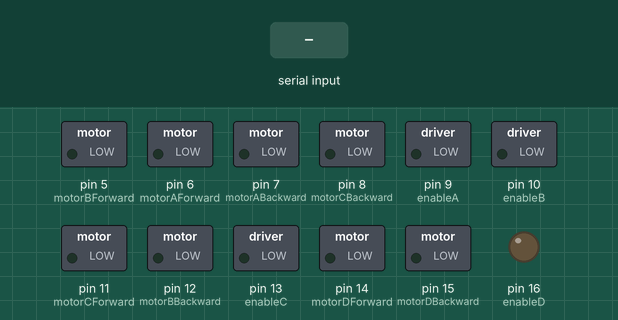
Simulated run of this sketch. Board: Arduino Uno, built with avr-gcc and run on an emulated ATmega328P. Parts: switched loads named in the sketch (green lamp = pin HIGH), output pins drawn as LEDs (lit = HIGH). Inputs (shaded band) come from the test bench.

Above: at 1.2 s.
1.3 s: "F" received over Serial
At 2.5 s:
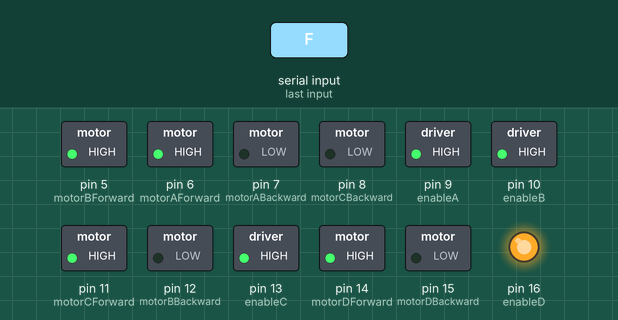
2.8 s: "B" received over Serial
At 3.9 s:
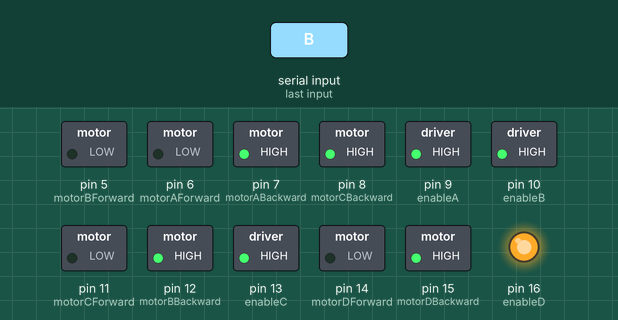
4.3 s: "L" received over Serial
At 5.1 s:
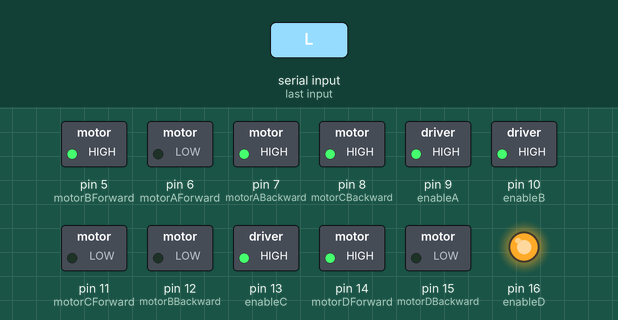
5.8 s: "R" received over Serial
At 6.4 s:
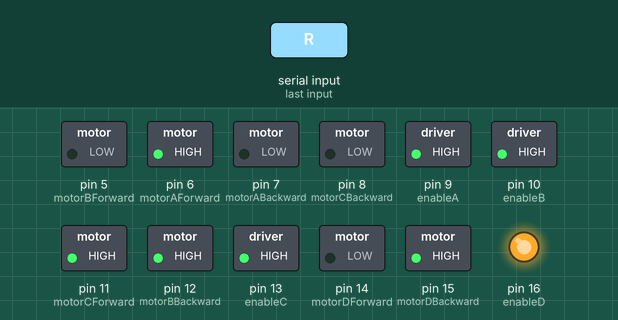
7.3 s: "1" received over Serial
At 7.6 s:
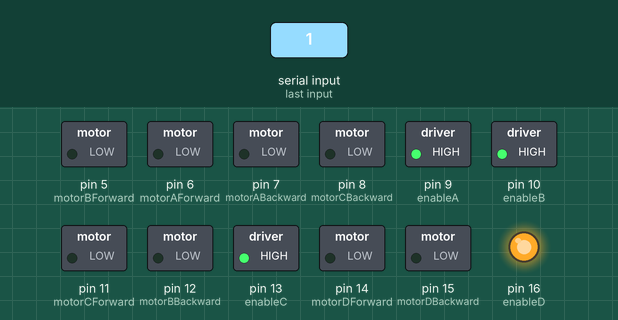
Timing chart, 0 to 9.8 s (numbered marks = the images above; inputs shaded):
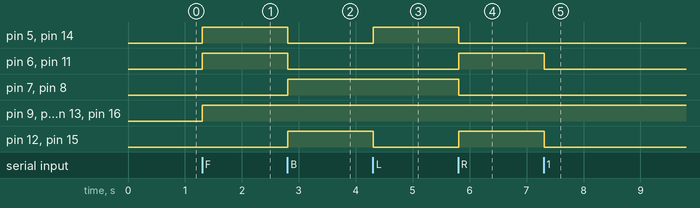

The sketch:

car_bl.ino
```cpp
char cmd; // The Bluetooth Command

// تعريف الأرجل الخاصة بالمحرك الأول (Motor A)
const int motorAForward = 6;  // IN1
const int motorABackward = 7; // IN2
const int enableA = 9;        // ENA (PWM)

// تعريف الأرجل الخاصة بالمحرك الثاني (Motor B)
const int motorBForward = 5;  // IN3
const int motorBBackward = 12; // IN4
const int enableB = 10;       // ENB (PWM)

// تعريف الأرجل الخاصة بالمحرك الثالث (Motor C)
const int motorCForward = 11;  // IN5
const int motorCBackward = 8;  // IN6
const int enableC = 13;        // ENC (PWM)

// تعريف الأرجل الخاصة بالمحرك الرابع (Motor D)
const int motorDForward = 14;  // IN7
const int motorDBackward = 15; // IN8
const int enableD = 16;        // END (PWM)

void setup() {
  // إعداد الأرجل الخاصة بالمحركات
  pinMode(motorAForward, OUTPUT);
  pinMode(motorABackward, OUTPUT);
  pinMode(enableA, OUTPUT);

  pinMode(motorBForward, OUTPUT);
  pinMode(motorBBackward, OUTPUT);
  pinMode(enableB, OUTPUT);

  pinMode(motorCForward, OUTPUT);
  pinMode(motorCBackward, OUTPUT);
  pinMode(enableC, OUTPUT);

  pinMode(motorDForward, OUTPUT);
  pinMode(motorDBackward, OUTPUT);
  pinMode(enableD, OUTPUT);

  // إعداد التواصل التسلسلي مع البلوتوث
  Serial.begin(9600);  // سرعة الاتصال 9600 baud
}

void loop() {
  // التحقق إذا كان هناك بيانات متاحة من البلوتوث
  if (Serial.available()) {
    cmd = Serial.read(); // قراءة الأمر المرسل عبر البلوتوث
  }

  // إذا كان الأمر هو "F"، تشغيل جميع المحركات للأمام بسرعة ثابتة 100%
  if (cmd == 'F') {
    analogWrite(enableA, 255); // سرعة 100% (أقصى سرعة)
    analogWrite(enableB, 255); // سرعة 100% (أقصى سرعة)
    analogWrite(enableC, 255); // سرعة 100% (أقصى سرعة)
    analogWrite(enableD, 255); // سرعة 100% (أقصى سرعة)

    // تشغيل جميع المحركات للأمام
    digitalWrite(motorAForward, HIGH);
    digitalWrite(motorABackward, LOW);
    digitalWrite(motorBForward, HIGH);
    digitalWrite(motorBBackward, LOW);
    digitalWrite(motorCForward, HIGH);
    digitalWrite(motorCBackward, LOW);
    digitalWrite(motorDForward, HIGH);
    digitalWrite(motorDBackward, LOW);
  }
  // إذا كان الأمر هو "B"، تشغيل جميع المحركات للخلف بسرعة ثابتة 100%
  else if (cmd == 'B') {
    analogWrite(enableA, 255); // سرعة 100%
    analogWrite(enableB, 255); // سرعة 100%
    analogWrite(enableC, 255); // سرعة 100%
    analogWrite(enableD, 255); // سرعة 100%

    // تشغيل جميع المحركات للخلف
    digitalWrite(motorAForward, LOW);
    digitalWrite(motorABackward, HIGH);
    digitalWrite(motorBForward, LOW);
    digitalWrite(motorBBackward, HIGH);
    digitalWrite(motorCForward, LOW);
    digitalWrite(motorCBackward, HIGH);
    digitalWrite(motorDForward, LOW);
    digitalWrite(motorDBackward, HIGH);
  }
  // إذا كان الأمر هو "L"، تحريك السيارة لليسار
  else if (cmd == 'L') {
    analogWrite(enableA, 255); // سرعة 100%
    analogWrite(enableB, 255); // سرعة 100%
    analogWrite(enableC, 255); // سرعة 100%
    analogWrite(enableD, 255); // سرعة 100%

    // تحريك السيارة لليسار
    digitalWrite(motorAForward, LOW);  // المحرك A للخلف
    digitalWrite(motorABackward, HIGH);

    digitalWrite(motorBForward, HIGH); // المحرك B للأمام
    digitalWrite(motorBBackward, LOW);

    digitalWrite(motorCForward, LOW);  // المحرك C للخلف
    digitalWrite(motorCBackward, HIGH);

    digitalWrite(motorDForward, HIGH); // المحرك D للأمام
    digitalWrite(motorDBackward, LOW);
  }
  // إذا كان الأمر هو "R"، تحريك السيارة لليمين
  else if (cmd == 'R') {
    analogWrite(enableA, 255); // سرعة 100%
    analogWrite(enableB, 255); // سرعة 100%
    analogWrite(enableC, 255); // سرعة 100%
    analogWrite(enableD, 255); // سرعة 100%

    // تحريك السيارة لليمين
    digitalWrite(motorAForward, HIGH);  // المحرك A للأمام
    digitalWrite(motorABackward, LOW);

    digitalWrite(motorBForward, LOW);   // المحرك B للخلف
    digitalWrite(motorBBackward, HIGH);

    digitalWrite(motorCForward, HIGH);  // المحرك C للأمام
    digitalWrite(motorCBackward, LOW);

    digitalWrite(motorDForward, LOW);   // المحرك D للخلف
    digitalWrite(motorDBackward, HIGH);
  }
  // إذا لم يكن هناك أمر، توقف المحركات
  else {
    digitalWrite(motorAForward, LOW);
    digitalWrite(motorABackward, LOW);
    digitalWrite(motorBForward, LOW);
    digitalWrite(motorBBackward, LOW);
    digitalWrite(motorCForward, LOW);
    digitalWrite(motorCBackward, LOW);
    digitalWrite(motorDForward, LOW);
    digitalWrite(motorDBackward, LOW);
  }

  delay(50); // تأخير صغير
}
```

Measured:
- after the input at 1.3 s, pin 5 (motorBForward), pin 6 (motorAForward), pin 9 (enableA), pin 10 (enableB), pin 11 (motorCForward), pin 13 (enableC), pin 14 (motorDForward), pin 16 (enableD): LOW → HIGH at once
- after the input at 2.8 s, pin 5 (motorBForward), pin 6 (motorAForward), pin 11 (motorCForward), pin 14 (motorDForward): HIGH → LOW at once; pin 7 (motorABackward), pin 8 (motorCBackward), pin 12 (motorBBackward), pin 15 (motorDBackward): LOW → HIGH at once
- after the input at 4.3 s, pin 5 (motorBForward), pin 14 (motorDForward): LOW → HIGH at once; pin 12 (motorBBackward), pin 15 (motorDBackward): HIGH → LOW at once
- after the input at 5.8 s, pin 5 (motorBForward), pin 7 (motorABackward), pin 8 (motorCBackward), pin 14 (motorDForward): HIGH → LOW at once; pin 6 (motorAForward), pin 11 (motorCForward), pin 12 (motorBBackward), pin 15 (motorDBackward): LOW → HIGH at once
- after the input at 7.3 s, pin 6 (motorAForward), pin 11 (motorCForward), pin 12 (motorBBackward), pin 15 (motorDBackward): HIGH → LOW at once
